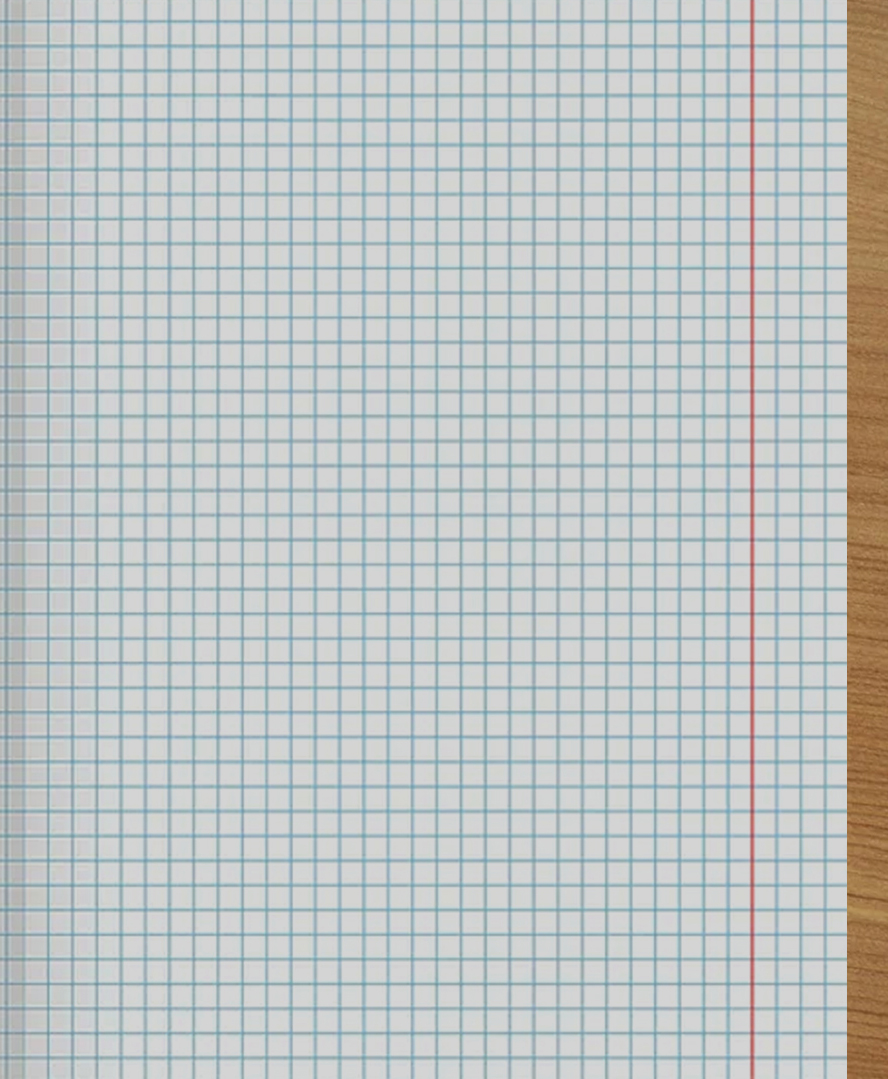
#> input picture original_picture_2.jpg, 888 x 1079 px; its folder holds 2 pictures in this run
$ python main.py
#> lines starting #> are read from the running program, lines starting #| are printed output that depends on the picture
#!/usr/bin/env python3
import os, textwrap, math, random
from PIL import Image, ImageDraw, ImageFont


def TextToPicture(text, color=(47, 79, 159), max_char=47, max_lines=21, indent=49.5, font_size=50, notebook_picture='original_picture_1',notebook_picture2='original_picture_2', font_name='font4.otf'):
#> called with text = 'Привет как у тебя дела?', color = (47, 79, 159), max_char = 47, max_lines = 21, indent = 49.5, font_size = 50, notebook_picture = 'original_picture_1', notebook_picture2 = 'original_picture_2'
    tc = textwrap.wrap(text, max_char)
    page = 1
    for current_line in range(0, len(tc), max_lines):
        tc_part = tc[current_line:current_line + max_lines]
        print(page, tc_part, '\n\n')
        if page % 2 == 0:
            pic_name = notebook_picture
            x, y = 155, -47
        else:
            pic_name = notebook_picture2
            x, y = 15, -47
        load_font = ImageFont.truetype(os.path.join(r"fonts/") + font_name, font_size)
        open_notebook_picture = Image.open(pic_name + '.jpg')
#> open_notebook_picture is the input picture: PIL image 888x1079 RGB; mean R, G, B 191.4, 196.5, 196
        draw_notebook_picture = ImageDraw.Draw(open_notebook_picture)

        y_indent = y
        for tl_data in tc_part:
            y_indent += indent
            x_random = x - random.randint(-2, 2)
            if x_random <= 0: x_random = 1
            draw_notebook_picture.text((x_random , int(y_indent)), tl_data, color, font=load_font)
#> after the loop, y_indent = 2.5
        open_notebook_picture.save('scanned_images/scanned_images_' + '_' + str(page) + '_out.jpg')
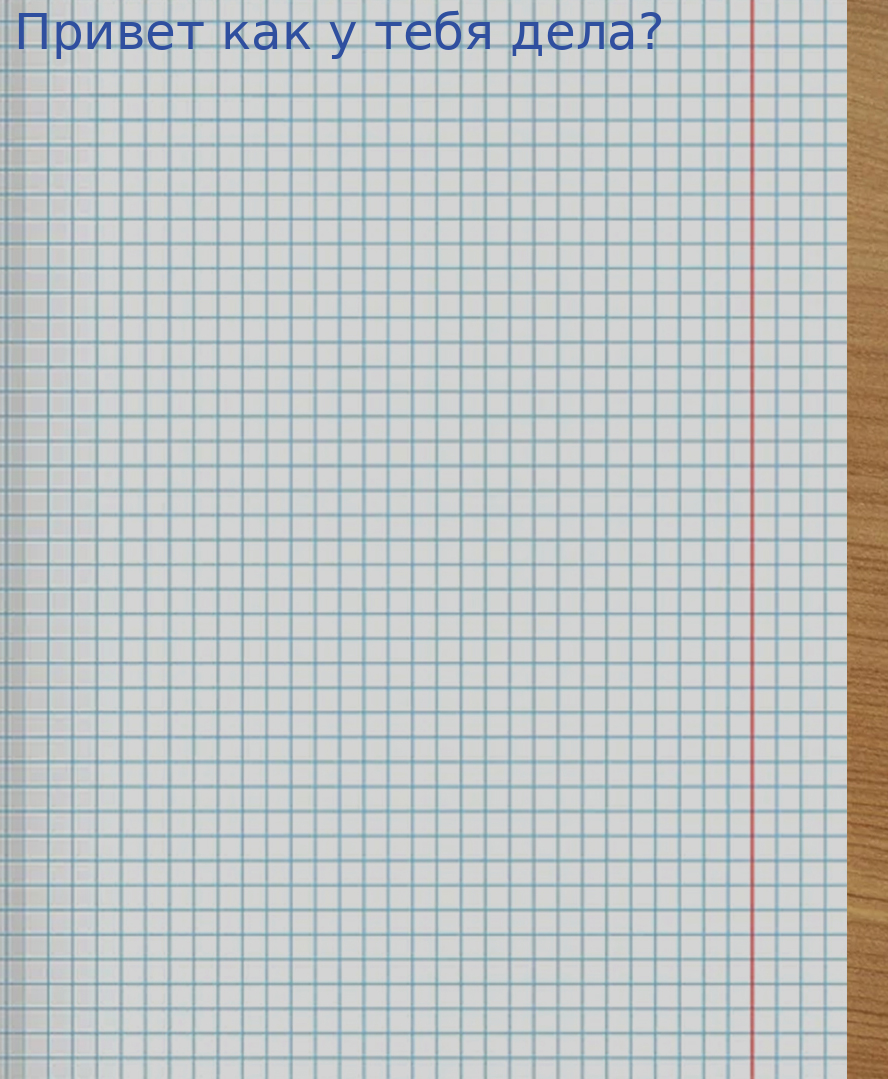
#> saved as scanned_images__1_out.jpg: PIL image 888x1079 RGB; mean R, G, B 190.5, 195.7, 195.7
        page += 1

text='''Привет как у тебя дела?'''

TextToPicture(text=text)
